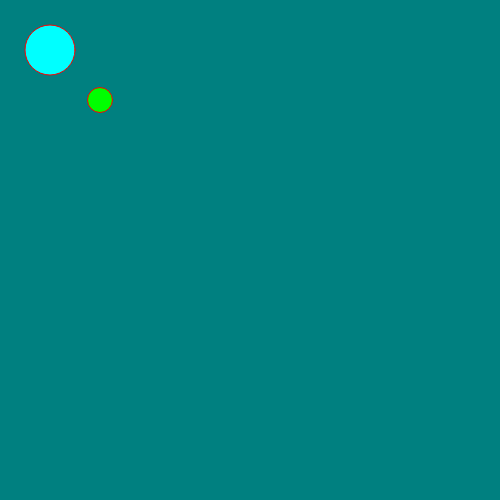
Frame 1 (no input)
Frame 60 (no input): identical to frame 1, image omitted
Frame 120 (the mouse pressed at the canvas centre since frame 60): identical to frame 1, image omitted

The p5.js sketch that drew this single still picture (run headless with seeded random() and noise() and a simulated clock; from frame 60 on, the mouse is pressed at the canvas centre):

// p5.js sketch
// ── sketch.js
function setup() {
  // put setup code here

createCanvas(500,500);
background("green");
background("LemonChiffon");
background(127);//Medium gray color, gray scale goes from 0-255
background(0);//black
background(255);//white
background(0,127);//black with a 127 or 50% opacity
background("#FFFACD");
background(255,0,0);// red
background(0,255,0);//green
background(0,0,255);//blue
background(0,128,128);//teal

fill("cyan");
stroke(255,0,0);
ellipse(50,50,50,50);

fill(0,255,0);
ellipse(100,100,25,25);


}

function draw() {
  // put drawing code here
}
